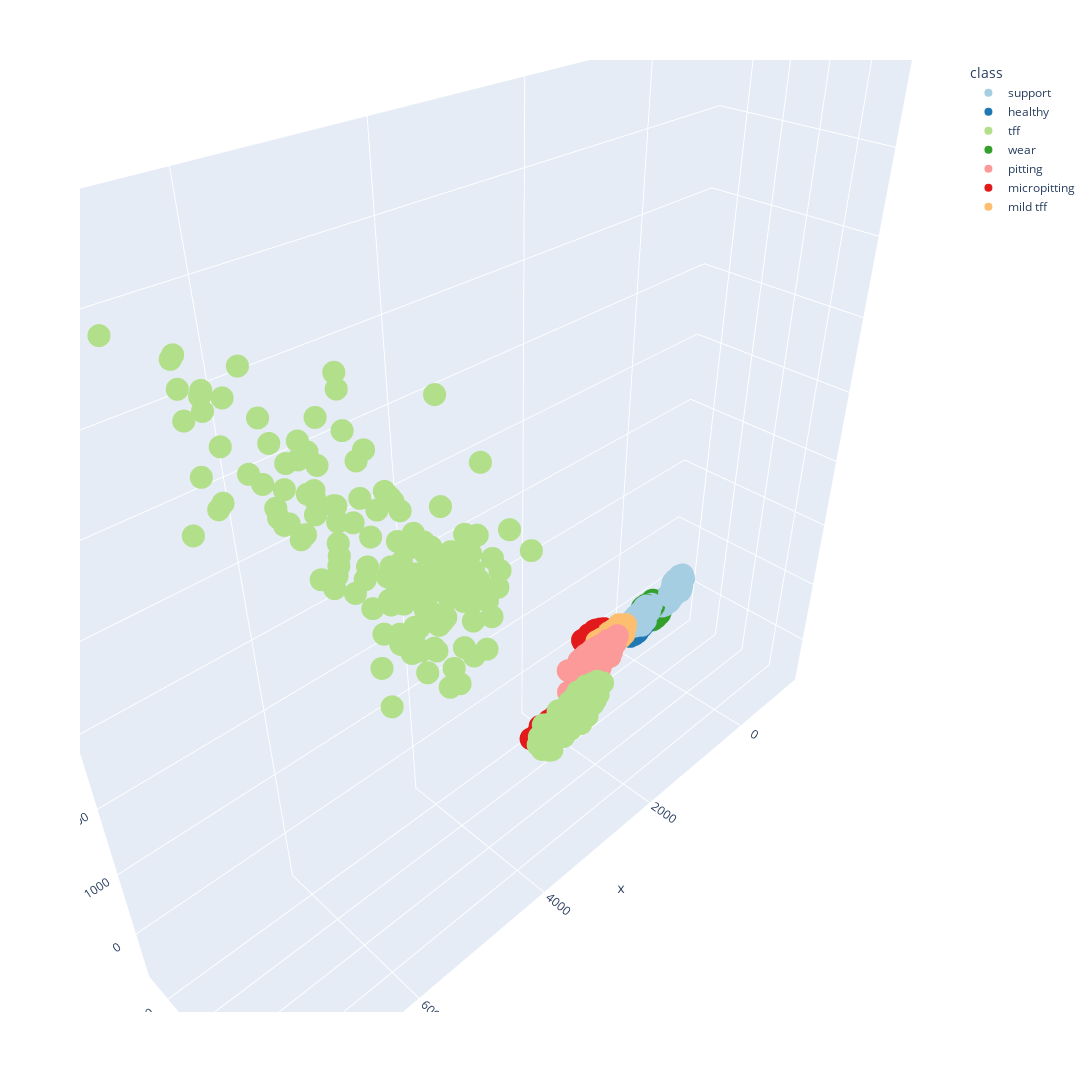

The notebook cell saved with this chart:
### Code cell
pca = PCA(n_components=3)
pca.fit(support_group[:50])

pca_embeddings = pca.transform(
    np.concatenate(
        [support_group, query_group_6, query_group, query_group_2, query_group_3, query_group_4, query_group_5]
    )
)

pca_embeddings = pd.DataFrame(pca_embeddings, columns=["x", "y", "z"])
pca_embeddings["class"] = np.concatenate(
    [
        len(support_group) * ["support"],
        len(query_group_6) * ["healthy"],
        len(query_group) * ["tff"],
        len(query_group_2) * ["wear"],
        len(query_group_3) * ["pitting"],
        len(query_group_4) * ["micropitting"],
        len(query_group_5) * ["mild tff"],
    ]
)


fig = px.scatter_3d(
    pca_embeddings,
    x="x",
    y="y",
    z="z",
    color="class",
    width=1200,
    height=1200,
    color_discrete_sequence=sns.color_palette("Paired").as_hex(),
)
fig.show()

### Figure 1 — Plotly figure (JSON) as saved in the notebook; plotly's stock layout.template omitted (floating-point values rounded to 4 significant figures; data arrays with more than 128 entries replaced by an {"elided": "..."} marker saying what was removed)
{"data": [{"hovertemplate": "class=support<br>x=%{x}<br>y=%{y}<br>z=%{z}<extra></extra>", "legendgroup": "support", "marker": {"color": "#a6cee3", "symbol": "circle"}, "mode": "markers", "name": "support", "scene": "scene", "showlegend": true, "type": "scatter3d", "x": {"elided": "341 float values"}, "y": {"elided": "341 float values"}, "z": {"elided": "341 float values"}}, {"hovertemplate": "class=healthy<br>x=%{x}<br>y=%{y}<br>z=%{z}<extra></extra>", "legendgroup": "healthy", "marker": {"color": "#1f78b4", "symbol": "circle"}, "mode": "markers", "name": "healthy", "scene": "scene", "showlegend": true, "type": "scatter3d", "x": [-45.16, -44.47, -93.84, -73.34, -38.58, 21.0, -71.51, -6.961, 52.4, -56.98, -48.1, 25.64, -120.2, -18.88, 15.08, -52.91, -35.02, 51.18, -16.56, -25.33, 39.09, 24.57, -21.3, 87.63, 27.05, -23.87, 23.83, 64.03, -28.63, 50.51, -7.704, 107.6, -0.7879, 148.0, -8.375, -4.812, 58.87, 83.26, -35.66, 37.16, 28.39, 34.11, 81.61, 113.7, 91.6, 60.14, 199.4, 71.27, -40.83, 104.9, 130.7, -2.206, 22.3, 123.8, 27.98, 96.36, 80.3, 29.78, 35.3, 44.3, 57.43, 1.277, 57.47, 85.55, 17.52, 19.51, 67.89, 87.95, 49.96, 85.1, 46.84, -29.06, 116.3, 109.9, 86.45, 58.98, 116.3, 52.1, 117.7, 68.43, -37.87, 101.2, 148.5, -7.532, 44.23, -148.4], "y": [-30.04, 23.63, -55.52, -25.52, -7.59, -28.76, -30.52, -24.15, 24.98, -20.82, -26.61, 17.31, -11.67, -34.38, 11.69, -18.48, -12.35, 16.91, 9.64, -10.86, -7.734, 27.54, 9.937, -4.855, 36.19, -16.28, 0.5944, 53.64, -14.07, -5.808, 6.771, -3.949, -12.75, 21.48, 4.509, -16.93, -39.52, 28.26, -20.6, -23.61, 34.45, -10.19, -33.75, 1.642, -10.79, 12.73, 36.25, 21.22, 0.6314, 0.7259, 24.16, -51.14, -3.68, 49.0, -26.33, -24.29, 52.72, -2.07, -23.14, 42.54, 10.96, 20.73, 19.72, 34.26, 13.99, -39.51, 57.61, -14.39, 17.84, 41.55, -2.941, -3.539, -3.093, -6.505, -2.3, 29.15, 6.627, -11.52, -9.675, 38.76, -21.33, -32.96, 32.52, -11.05, -29.17, 3.665], "z": [-183.0, -131.5, -216.9, -151.8, -185.7, -198.9, -188.7, -210.2, -168.4, -166.4, -185.0, -158.1, -191.8, -197.3, -182.8, -207.7, -154.5, -156.8, -179.3, -126.5, -192.1, -189.6, -147.2, -170.0, -153.8, -190.0, -177.5, -116.4, -197.7, -159.8, -157.1, -213.6, -169.6, -156.6, -166.9, -178.3, -175.2, -170.3, -183.0, -187.2, -122.2, -193.0, -172.4, -144.2, -200.5, -144.0, -157.4, -170.7, -163.6, -188.0, -159.3, -182.0, -176.0, -160.3, -174.4, -155.4, -136.8, -151.2, -152.4, -163.2, -165.7, -184.3, -157.8, -131.1, -152.9, -181.3, -125.3, -169.6, -166.1, -143.6, -176.4, -132.3, -177.3, -180.3, -185.4, -161.4, -143.5, -180.1, -151.0, -137.5, -167.6, -170.6, -124.6, -195.0, -171.5, -146.9]}, {"hovertemplate": "class=tff<br>x=%{x}<br>y=%{y}<br>z=%{z}<extra></extra>", "legendgroup": "tff", "marker": {"color": "#b2df8a", "symbol": "circle"}, "mode": "markers", "name": "tff", "scene": "scene", "showlegend": true, "type": "scatter3d", "x": {"elided": "309 float values"}, "y": {"elided": "309 float values"}, "z": {"elided": "309 float values"}}, {"hovertemplate": "class=wear<br>x=%{x}<br>y=%{y}<br>z=%{z}<extra></extra>", "legendgroup": "wear", "marker": {"color": "#33a02c", "symbol": "circle"}, "mode": "markers", "name": "wear", "scene": "scene", "showlegend": true, "type": "scatter3d", "x": {"elided": "309 float values"}, "y": {"elided": "309 float values"}, "z": {"elided": "309 float values"}}, {"hovertemplate": "class=pitting<br>x=%{x}<br>y=%{y}<br>z=%{z}<extra></extra>", "legendgroup": "pitting", "marker": {"color": "#fb9a99", "symbol": "circle"}, "mode": "markers", "name": "pitting", "scene": "scene", "showlegend": true, "type": "scatter3d", "x": {"elided": "314 float values"}, "y": {"elided": "314 float values"}, "z": {"elided": "314 float values"}}, {"hovertemplate": "class=micropitting<br>x=%{x}<br>y=%{y}<br>z=%{z}<extra></extra>", "legendgroup": "micropitting", "marker": {"color": "#e31a1c", "symbol": "circle"}, "mode": "markers", "name": "micropitting", "scene": "scene", "showlegend": true, "type": "scatter3d", "x": {"elided": "303 float values"}, "y": {"elided": "303 float values"}, "z": {"elided": "303 float values"}}, {"hovertemplate": "class=mild tff<br>x=%{x}<br>y=%{y}<br>z=%{z}<extra></extra>", "legendgroup": "mild tff", "marker": {"color": "#fdbf6f", "symbol": "circle"}, "mode": "markers", "name": "mild tff", "scene": "scene", "showlegend": true, "type": "scatter3d", "x": {"elided": "308 float values"}, "y": {"elided": "308 float values"}, "z": {"elided": "308 float values"}}], "layout": {"height": 1200, "legend": {"title": {"text": "class"}, "tracegroupgap": 0}, "margin": {"t": 60}, "scene": {"domain": {"x": [0, 1], "y": [0, 1]}, "xaxis": {"title": {"text": "x"}}, "yaxis": {"title": {"text": "y"}}, "zaxis": {"title": {"text": "z"}}}, "width": 1200}}
